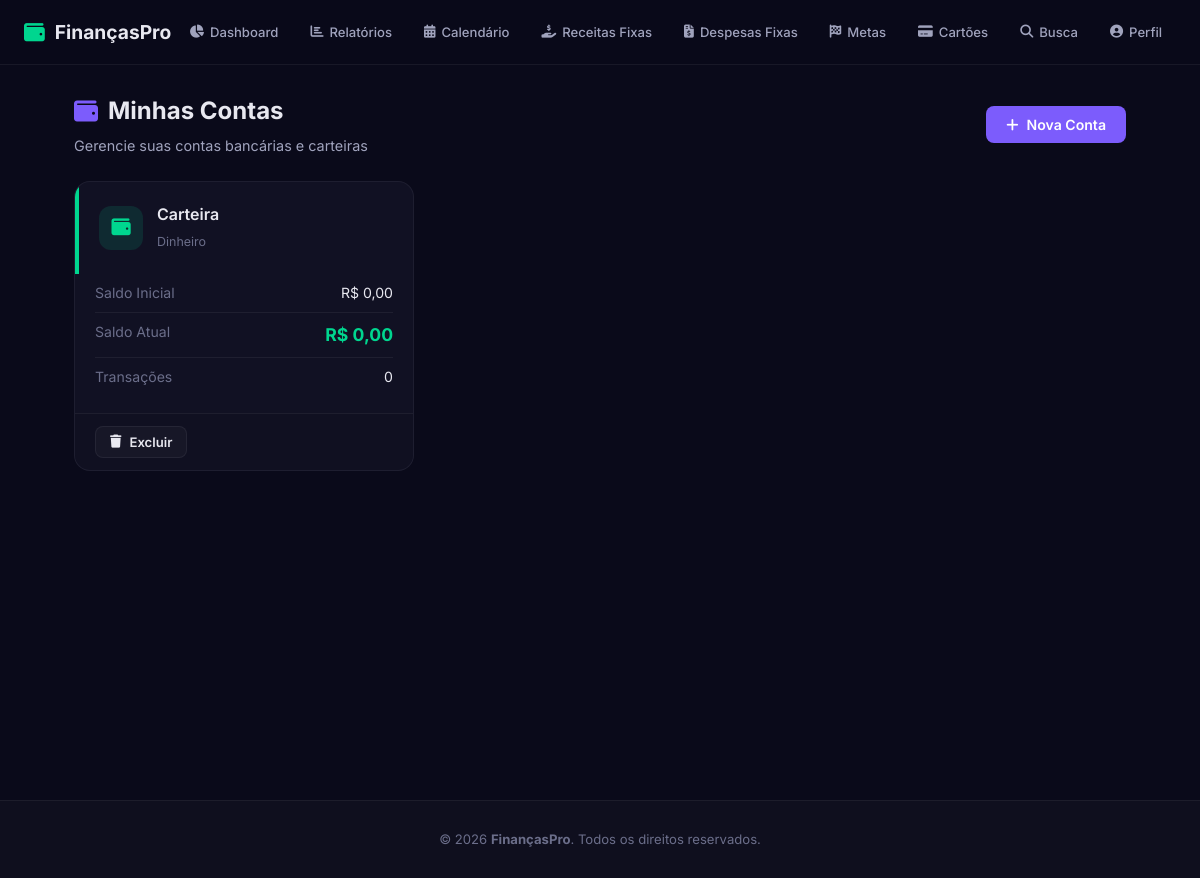
The page /contas on the database as committed earlier.
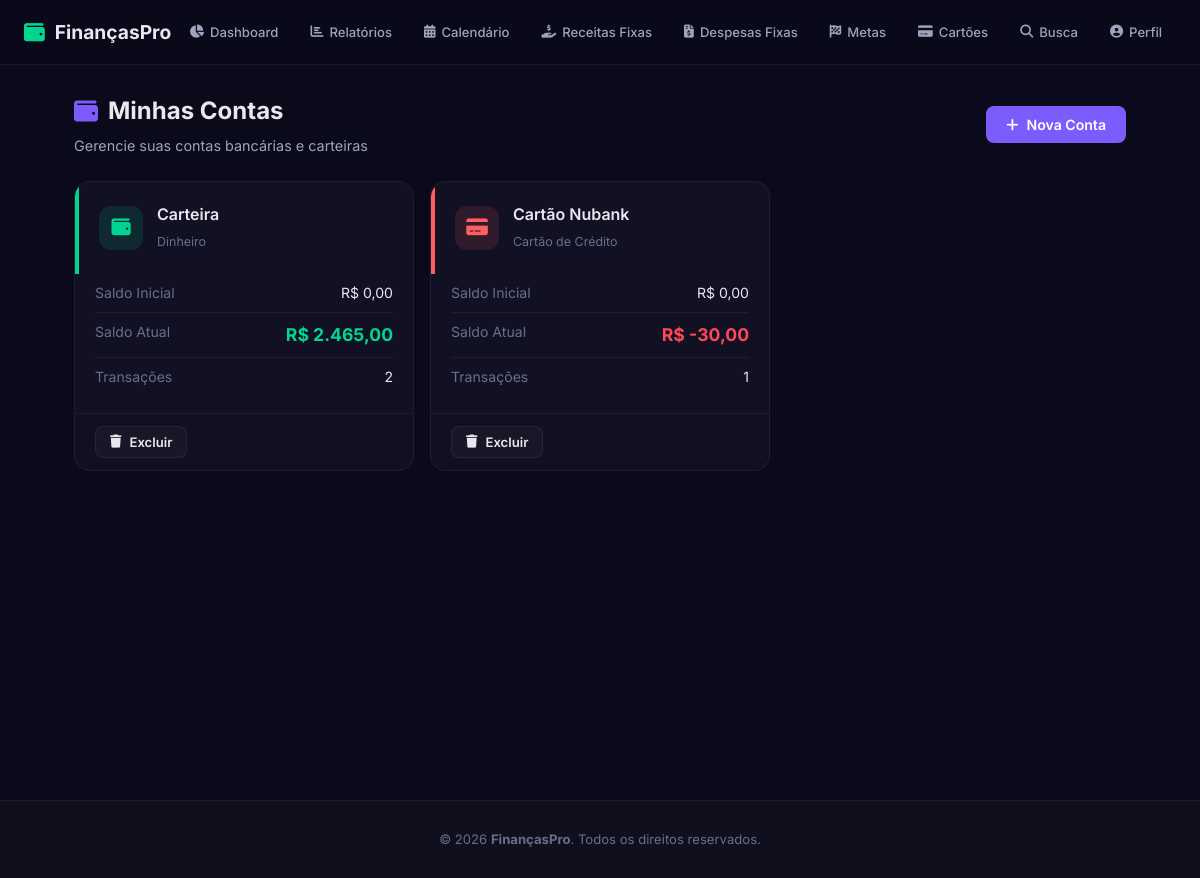
The same page on the database as committed later.
### app.py (models this page shows, shortened)
class Conta(db.Model):
    id = db.Column(db.Integer, primary_key=True)
    nome = db.Column(db.String(100), nullable=False)
    tipo = db.Column(db.String(30), nullable=False)  # corrente, poupanca, cartao, dinheiro, investimento
    saldo_inicial = db.Column(db.Float, default=0.0)
    cor = db.Column(db.String(7), default='#7c5cfc')
    icone = db.Column(db.String(30), default='fa-wallet')
    ativo = db.Column(db.Boolean, default=True)
    usuario_id = db.Column(db.Integer, db.ForeignKey('usuario.id'), nullable=False)
    transacoes = db.relationship('Transacao', backref='conta', lazy=True)
    transacoes_fixas = db.relationship('TransacaoFixa', backref='conta', lazy=True)
    @property
    def saldo_atual(self):
        receitas = sum(t.valor for t in self.transacoes if t.tipo == 'receita')
        despesas = sum(t.valor for t in self.transacoes if t.tipo == 'despesa')
        return self.saldo_inicial + receitas - despesas
    @property
    def tipo_label(self):
        labels = {
            'corrente': 'Conta Corrente',
            'poupanca': 'Poupança',
            'cartao': 'Cartão de Crédito',
            'dinheiro': 'Dinheiro',
            'investimento': 'Investimento'
        }
        return labels.get(self.tipo, self.tipo)

class Transacao(db.Model):
    id = db.Column(db.Integer, primary_key=True)
    tipo = db.Column(db.String(10), nullable=False)
    valor = db.Column(db.Float, nullable=False)
    descricao = db.Column(db.String(200))
    data = db.Column(db.DateTime, default=datetime.utcnow)
    usuario_id = db.Column(db.Integer, db.ForeignKey('usuario.id'), nullable=False)
    conta_id = db.Column(db.Integer, db.ForeignKey('conta.id'), nullable=True)
    categoria_id = db.Column(db.Integer, db.ForeignKey('categoria.id'), nullable=True)
    comprovante = db.Column(db.String(200), nullable=True)  # filename of receipt
    tags = db.relationship('Tag', secondary=transacao_tags, lazy='subquery',
                           backref=db.backref('transacoes', lazy=True))

### app.py (the view)
@app.route('/contas')
def contas():
    usuario = get_user()
    contas = Conta.query.filter_by(usuario_id=usuario.id).all()
    return render_template('contas.html', contas=contas)

### app.py (called while the page is built, shortened)
def get_user():
    usuario = Usuario.query.first()
    return usuario

@app.context_processor
def inject_user():
    return dict(usuario=get_user())

@app.template_filter('brl')
def format_brl(value):
    try:
        return f"R$ {value:,.2f}".replace(',', 'X').replace('.', ',').replace('X', '.')
    except (ValueError, TypeError):
        return "R$ 0,00"

### templates/contas.html (shortened to what this page needs)
{% extends 'base.html' %}
{% block content %}
<section class="page-section">
    <div class="page-header">
        <div>
            <h1><i class="fas fa-wallet"></i> Minhas Contas</h1>
            <p class="page-subtitle">Gerencie suas contas bancárias e carteiras</p>
        </div>
        <button class="btn btn-primary" onclick="openModal('addContaModal')">
            <i class="fas fa-plus"></i> Nova Conta
        </button>
    </div>
    {% if contas %}
    <div class="cards-grid">
        {% for c in contas %}
        <div class="account-card">
            <div class="account-card-header" style="border-left: 4px solid {{ c.cor }}">
                <div class="account-card-icon" style="background: {{ c.cor }}20; color: {{ c.cor }}">
                    <i class="fas {{ c.icone }}"></i>
                </div>
                <div>
                    <h3>{{ c.nome }}</h3>
                    <span class="account-card-type">{{ c.tipo_label }}</span>
                </div>
            </div>
            <div class="account-card-body">
                <div class="account-card-row">
                    <span>Saldo Inicial</span>
                    <span>{{ c.saldo_inicial|brl }}</span>
                </div>
                <div class="account-card-row">
                    <span>Saldo Atual</span>
                    <span class="{% if c.saldo_atual >= 0 %}text-green{% else %}text-red{% endif %}"
                        style="font-weight: 700; font-size: 1.1rem">
                        {{ c.saldo_atual|brl }}
                    </span>
                </div>
                <div class="account-card-row">
                    <span>Transações</span>
                    <span>{{ c.transacoes|length }}</span>
                </div>
            </div>
            <div class="account-card-actions">
                <form action="{{ url_for('excluir_conta', id=c.id) }}" method="POST"
                    onsubmit="return confirm('Excluir esta conta e desvincular transações?')">
                    <button type="submit" class="btn btn-glass btn-sm">
                        <i class="fas fa-trash"></i> Excluir
                    </button>
                </form>
            </div>
        </div>
        {% endfor %}
    </div>
    {% endif %}
</section>
{% endblock %}

Rows that differ between the two databases and show on the page:
computed for Conta "Carteira": saldo_atual|brl "R$ 0,00" → "R$ 2.465,00"; transacoes|length "0" → "2"
now on this page (row edited): Conta: nome "Cartão Nubank", tipo_label "Cartão de Crédito", saldo_inicial|brl "R$ 0,00", saldo_atual|brl "R$ -30,00", transacoes|length "1"
